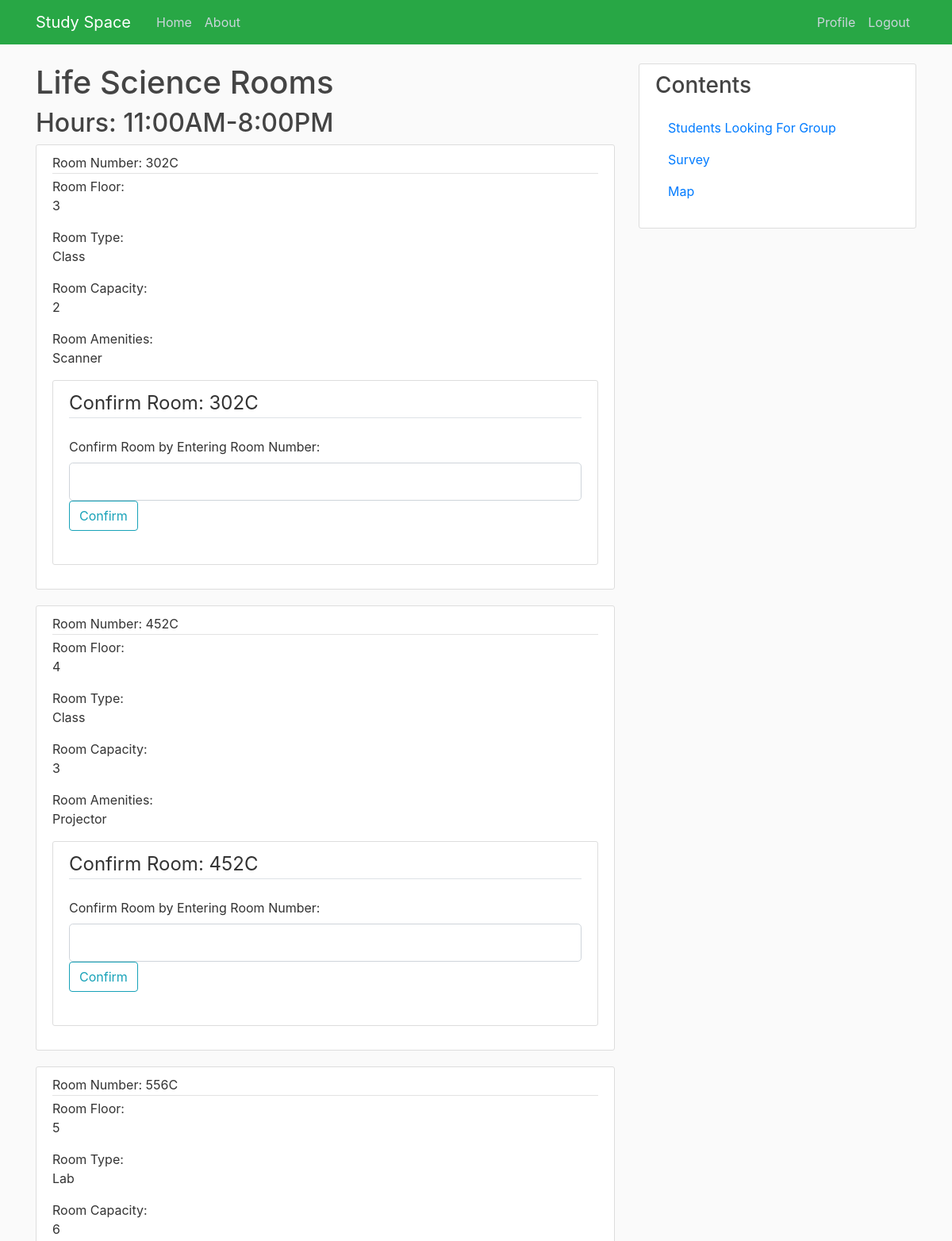
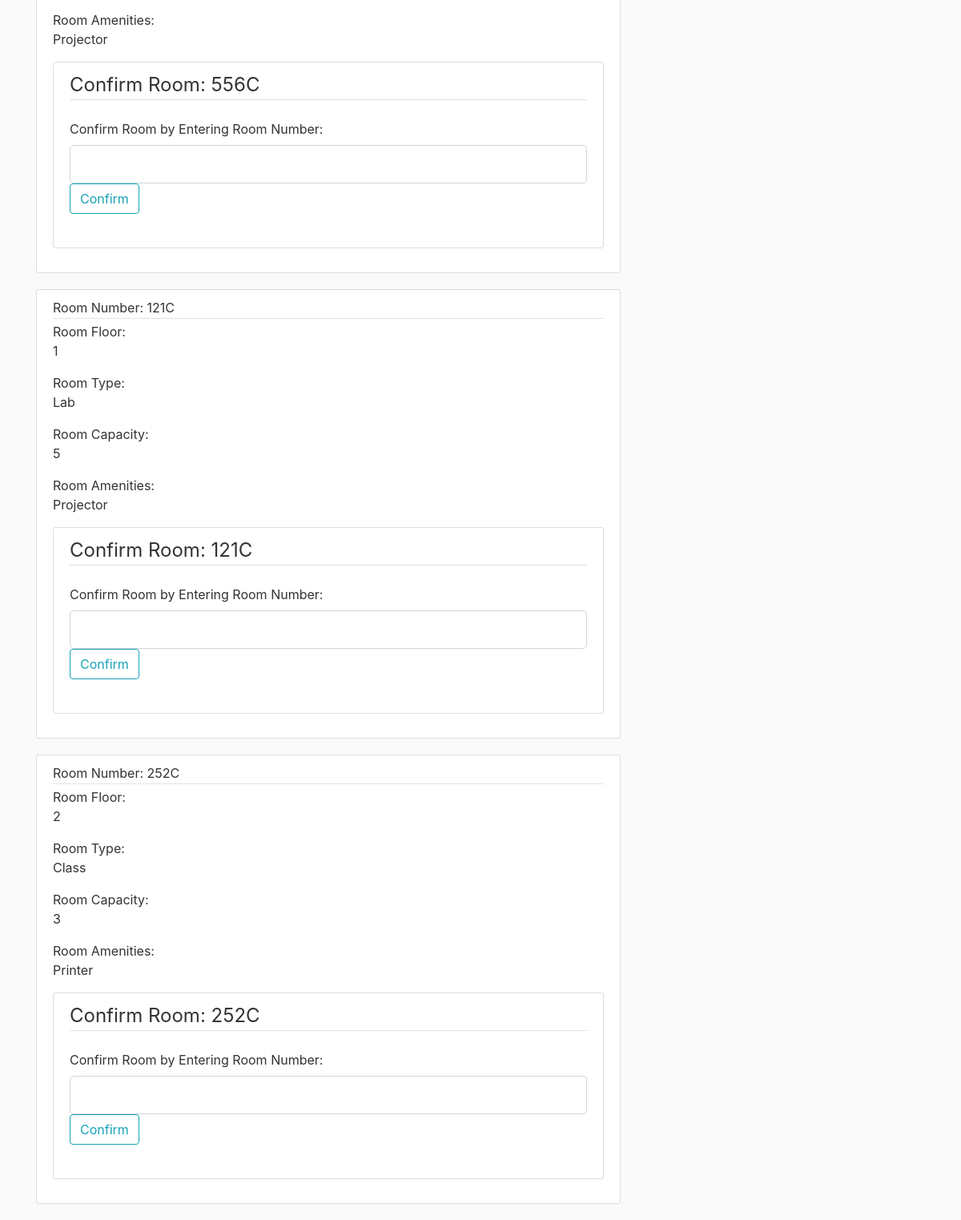
Screenshot of /lifeScienceBuilding (signed in) with the database file from the repository (2 pictures, top to bottom).
### studyspace/database.py (models this page shows, shortened)
class Room(db.Model):
    id = db.Column(db.Integer, primary_key=True)
    building_id = db.Column(db.Integer, db.ForeignKey('building.id'), nullable=False)
    amenities_id = db.Column(db.Integer, db.ForeignKey('amenities.id'), nullable=False)
    name = db.Column(db.String(10), unique=True, nullable=False)
    floor = db.Column(db.String(10), nullable=False)
    roomType = db.Column(db.String(20), nullable=False)
    capacity = db.Column(db.Integer, nullable=False)
    reservation = db.relationship('Reservation', backref='reservationRoom', lazy=True)

class Amenities(db.Model):
    id = db.Column(db.Integer, primary_key=True)
    name = db.Column(db.String(30), nullable=False)
    amenityType = db.Column(db.String(40), nullable=False)
    room = db.relationship('Room', backref='roomAmenities', lazy=True)

### studyspace/routes.py (the view)
@app.route("/lifeScienceBuilding", methods=['GET', 'POST'])
@login_required
def lifeScienceBuilding():
    form = BuildingForm()
    rooms = Room.query.filter_by(building_id='3').all()
    amens = Amenities.query.all()
    if form.validate_on_submit():
        reservation = Reservation(room_id=form.confirm.data, group_id=0, building_id=3, user_id=current_user.id, totalHours=2)
        db.session.add(reservation)
        db.session.commit()
        return redirect(url_for('confirmation'))
    return render_template('lifeScienceBuilding.html', title='Life Science Building', form=form, rooms=rooms, amens=amens)

### studyspace/forms.py (shortened to what this page needs)
class BuildingForm(FlaskForm):
    name = StringField('Room Name: ')
    amenities = StringField('Amenities: ')
    floor = StringField('Floor: ')
    roomType = StringField('Room Type: ')
    capacity = StringField('Room Capacity: ')
    confirm = StringField('Confirm Room by Entering Room Number: ',
                            validators=[DataRequired()])
    confirmButton = SubmitField('Confirm')

### studyspace/database.py (called while the page is built)
@login_manager.user_loader
def load_user(user_id):
    return User.query.get(int(user_id))

### studyspace/templates/lifeScienceBuilding.html (shortened to what this page needs)
{% extends "layout.html" %}
{% block content %}
<h1>Life Science Rooms</h1>
<h2>Hours: 11:00AM-8:00PM</h2>
{% for room in rooms %}
<article class="media content-section">
    <div class="media-body">
      <div class="article-metadata">
        Room Number: <a class="mr-2">{{ room.name }}</a>
      </div>
      Room Floor: <p class="article-content">{{ room.floor }}</p>
      Room Type: <p class="article-content">{{ room.roomType }}</p>
      Room Capacity: <p class="article-content">{{ room.capacity }}</p>
      Room Amenities: <p class="article-content">{{ room.roomAmenities.name}}</p>
      <div class="content-section">
        <form method="POST" action="">
          <fieldset class="form-group">
              <legend class="border-bottom mb-4">Confirm Room: <a class="mr-2">{{ room.name }}</a></legend>
              <div class="form-group">
                  {{ form.confirm.label(class="form-control-label") }}
                  {% if form.confirm.errors %}
                      {{ form.confirm(class="form-control form-control-lg is-invalid") }}
                      <div class="invalid-feedback">
                          {% for error in form.confirm.errors %}
                              <span>{{ error }}</span>
                          {% endfor %}
                      </div>
                  {% else %}
                      {{ form.confirm(class="form-control form-control-lg") }}
                      <div class="form-group">
                        {{ form.confirmButton(class="btn btn-outline-info") }}
                      </div>
                  {% endif %}
              </div>
          </fieldset>
        </form>
      </div>
  </article>
{% endfor %}
{% endblock content %}

### studyspace/static/main.css (style rules this page uses)
body { background: #fafafa; color: #333333; margin-top: 5rem; }
h1, h2, h3, h4, h5, h6 { color: #444444; }
.content-section { background: #ffffff; padding: 10px 20px; border: 1px solid #dddddd; border-radius: 3px; margin-bottom: 20px; }
.article-content { white-space: pre-line; }
.article-metadata { padding-bottom: 1px; margin-bottom: 4px; border-bottom: 1px solid #e3e3e3 }

### rows the page displays
Room: name "302C", floor "3", roomType "Class", capacity "2", roomAmenities.name "Scanner", confirm.label "Confirm Room by Entering Room Number:"
Room: name "452C", floor "4", roomType "Class", capacity "3", roomAmenities.name "Projector", confirm.label "Confirm Room by Entering Room Number:"
Room: name "556C", floor "5", roomType "Lab", capacity "6", roomAmenities.name "Projector", confirm.label "Confirm Room by Entering Room Number:"
Room: name "121C", floor "1", roomType "Lab", capacity "5", roomAmenities.name "Projector", confirm.label "Confirm Room by Entering Room Number:"
Room: name "252C", floor "2", roomType "Class", capacity "3", roomAmenities.name "Printer", confirm.label "Confirm Room by Entering Room Number:"
